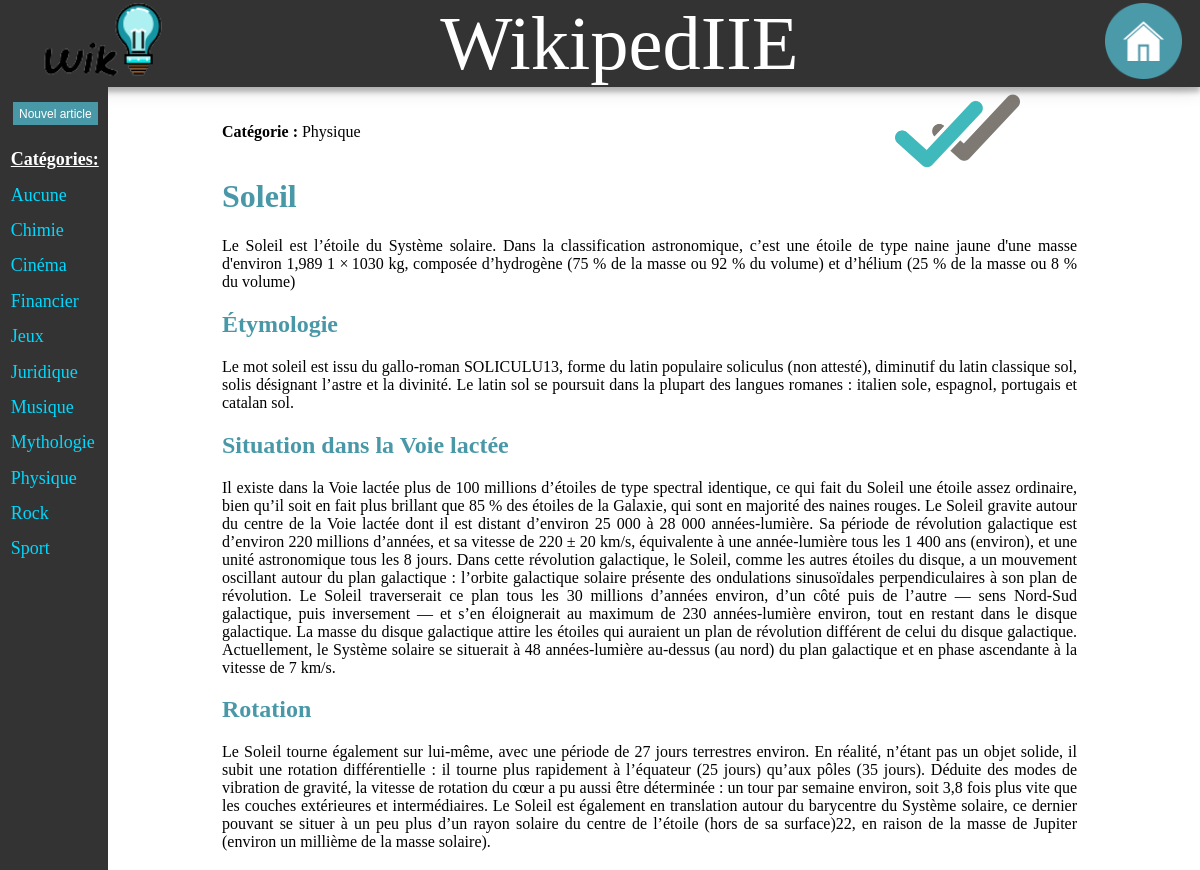
/html/wikipediie/vue/loadpage.php?url=../vue/pages/soleil.php, run on the app's committed database.
### tables this page shows
CREATE TABLE `Categorie` (
  `ID_CAT` int(11) NOT NULL,
  `NAME` varchar(20) NOT NULL
);

CREATE TABLE `Page` (
  `ID_PAGE` int(11) NOT NULL,
  `TITLE` varchar(50) NOT NULL,
  `URL` varchar(50) NOT NULL,
  `AUTHOR` varchar(20) NOT NULL,
  `DATE` date NOT NULL,
  `VALIDATED` tinyint(1) NOT NULL,
  `SYNOPSIS` varchar(500) NOT NULL,
  `ID_ADMIN` int(11) DEFAULT NULL,
  `ID_CAT1` int(11) DEFAULT NULL,
  `ID_CAT2` int(11) DEFAULT NULL
);

### html/wikipediie/Model/dbFactory.php (called while the page is built, shortened)
<?php
class dbFactory{
  private $dbname = "wikipediie";
  private $host = "mariadb";
  private $port = 3306;
  private $password = PASS;
  private $id = "root";
  function createService() {
    return new \PDO("mysql:dbname=".$this->dbname.";host=".$this->host.";port=".$this->port, $this->id, $this->password);
  }
  function requete($requete) {
    $co = $this->createService();
    $stmt = $co->prepare($requete);
    $stmt->execute();
    return $stmt;
  }
}

### html/wikipediie/vue/loadpage.php (the view, shortened to what this page needs)
<body>
    <?php
    $url = $_GET['url'];
    ?>
        <div class="page">
            <?php
            include_once('sidebar.php');
            ?>
            <div class="page">
            <p> <b> Catégorie : </b>
            <?php
            $msg = "";
            $sql = "SELECT * FROM Categorie C, Page P WHERE P.URL='".$url."' AND C.ID_CAT = P.ID_CAT1;";
            $stmt = $dbfactory->requete($sql);
            foreach ($stmt->fetchAll() as $cat){
                $msg = $cat["NAME"];
            }
            echo $msg;
            $sql = "SELECT VALIDATED FROM Page WHERE URL='".$url."';";
            $stmt = $dbfactory->requete($sql);
            $msg = 'test';
            foreach ($stmt->fetchAll() as $page){
                $msg = $page["VALIDATED"];
            }
            if($msg){
                echo "<img id='logo_validation' alt='Logo validation' src='images/logo_validation.png'>";
            }
            ?>
            </p>
            </div>
            <?php
            include_once($url);
            ?>
        </div>
</body>

### html/wikipediie/vue/sidebar.php
<aside>
  <div class="sidenav">
  <form action="create.php" method="POST">
    <input class="button1" type="submit" value="Nouvel article">
  </form>
    <div class="lienAside">
      <span class="categorie"><b><u>Catégories:</u></b></span>
<?php
      $dbfactory = new \Rediite\Model\Factory\dbFactory();
      $stmt = $dbfactory->requete("SELECT * FROM Categorie ORDER BY name;");
      foreach ($stmt->fetchAll() as $cat) {
        if(!empty($cat['NAME']))
          echo "<a href='home.php?filter=".$cat['NAME']."'>".$cat['NAME']."</a>";
      }
    ?>
    </div>
  </div>
</aside>

### html/wikipediie/vue/pages/soleil.php
<div class='page affichePage'><div id='titre'><h1>Soleil</h1>
<p>Le Soleil est l’étoile du Système solaire. Dans la classification astronomique, c’est une étoile de type naine jaune d'une masse d'environ 1,989 1 × 1030 kg, composée d’hydrogène (75 % de la masse ou 92 % du volume) et d’hélium (25 % de la masse ou 8 % du volume)</p>
</div><div class='section'>
<h2>Étymologie</h2>
<p>Le mot soleil est issu du gallo-roman SOLICULU13, forme du latin populaire soliculus (non attesté), diminutif du latin classique sol, solis désignant l’astre et la divinité. Le latin sol se poursuit dans la plupart des langues romanes : italien sole, espagnol, portugais et catalan sol.</p>
</div>
<div class='section'>
<h2>Situation dans la Voie lactée</h2>
<p>Il existe dans la Voie lactée plus de 100 millions d’étoiles de type spectral identique, ce qui fait du Soleil une étoile assez ordinaire, bien qu’il soit en fait plus brillant que 85 % des étoiles de la Galaxie, qui sont en majorité des naines rouges.
Le Soleil gravite autour du centre de la Voie lactée dont il est distant d’environ 25 000 à 28 000 années-lumière. Sa période de révolution galactique est d’environ 220 millions d’années, et sa vitesse de 220 ± 20 km/s, équivalente à une année-lumière tous les 1 400 ans (environ), et une unité astronomique tous les 8 jours.
Dans cette révolution galactique, le Soleil, comme les autres étoiles du disque, a un mouvement oscillant autour du plan galactique : l’orbite galactique solaire présente des ondulations sinusoïdales perpendiculaires à son plan de révolution. Le Soleil traverserait ce plan tous les 30 millions d’années environ, d’un côté puis de l’autre — sens Nord-Sud galactique, puis inversement — et s’en éloignerait au maximum de 230 années-lumière environ, tout en restant dans le disque galactique. La masse du disque galactique attire les étoiles qui auraient un plan de révolution différent de celui du disque galactique.
Actuellement, le Système solaire se situerait à 48 années-lumière au-dessus (au nord) du plan galactique et en phase ascendante à la vitesse de 7 km/s.</p>
</div>
<div class='section'>
<h2>Rotation</h2>
<p>Le Soleil tourne également sur lui-même, avec une période de 27 jours terrestres environ. En réalité, n’étant pas un objet solide, il subit une rotation différentielle : il tourne plus rapidement à l’équateur (25 jours) qu’aux pôles (35 jours). Déduite des modes de vibration de gravité, la vitesse de rotation du cœur a pu aussi être déterminée : un tour par semaine environ, soit 3,8 fois plus vite que les couches extérieures et intermédiaires.
Le Soleil est également en translation autour du barycentre du Système solaire, ce dernier pouvant se situer à un peu plus d’un rayon solaire du centre de l’étoile (hors de sa surface)22, en raison de la masse de Jupiter (environ un millième de la masse solaire).</p>
</div>

### html/wikipediie/vue/style.css (style rules this page uses)
.menu { margin-bottom: 3%; height: 10%; background-color: #333333; box-shadow: 0 0 20px 0 rgba(0, 0, 0, 0.2), 0 5px 5px 0 rgba(0, 0, 0, 0.24); }
.menu ul { list-style: none; display: flex; justify-content: space-between; height: 100%; }
#li_wikipediie { height: 100%; }
.menu a { text-align:center; text-decoration: none; color:white; }
#logo { flex:1; height: 8.8vh; margin: 2%; }
#rouage { flex: 3; margin-top: 5px; height: 8.8vh; margin: 0.3vh; margin-right: 1.5vw; }
#wikipediie { flex:2; font-size: 8.8vh; margin: 2%; }
.menu li a { color: white; text-align: center; text-decoration: none; }
.sidenav { margin-top: -3%; margin-left : -10% !important; height: 100vh; position: fixed; display: flex; flex-direction: column; background-color: #333333 !important; margin-right: 2%; padding-right: 3%; width: 6vw; }
.sidenav a { padding: 10% 5% 10% 7%; text-decoration: none; font-size: 1.5vw; color: rgb(0, 217, 255); display: block; z-index: 100; background-color: #333333 !important; padding-left: 15%; }
.article div h3, h1, h2, h4 { color:#4998a7; font: bold; }
.button1, .button2, .btnsuppr { background-color: #4998a7; color: white; border: 1px solid #333333; text-align: center; text-decoration: none; font-size: 1vw; cursor: pointer; }
.button1 { margin-top: 20%; margin-left: 1vw; height: auto; padding: 0.5vh 0.5vw; }
.page { margin-left : 10%; margin-right: 5%; }
.page p { text-align: justify; padding-right: 1vw; }
.page div h3, h1, h2, h4 { color:#4998a7; font: bold; }
body { overflow-y: hidden; margin: 0%; }
.page .affichePage { overflow-y: scroll; scrollbar-width: thin; height: 80%; }
#logo_validation { height: 10%; position: absolute; right: 15%; top: 10%; margin-left: 80%; }
.categorie { padding: 10% 5% 10% 7%; text-decoration: none; font-size: 1.5vw; color: white; display: block; z-index: 100; background-color: #333333 !important; padding-left: 15%; }

### data on the page
categorie: NAME "Aucune"
categorie: NAME "Chimie"
categorie: NAME "Cinéma"
categorie: NAME "Financier"
categorie: NAME "Jeux"
categorie: NAME "Juridique"
categorie: NAME "Musique"
categorie: NAME "Mythologie"
categorie: NAME "Physique"
categorie: NAME "Rock"
categorie: NAME "Sport"
page: ID_CAT1.NAME "Physique"
